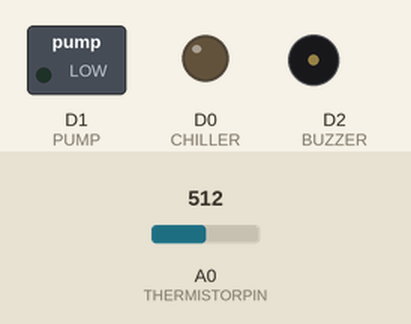
A sketch run on a simulated ESP8266 (NodeMCU). Shown: switched loads named in the sketch (green lamp = pin HIGH), output pins drawn as LEDs (lit = HIGH), buzzer (waves = sounding). The inputs (shaded band) are chosen by the test bench; at power-on: A0 (THERMISTORPIN) = 512. What the sketch prints to the serial monitor is not drawn.

Above: at 0.8 s.
At 9.5 s:
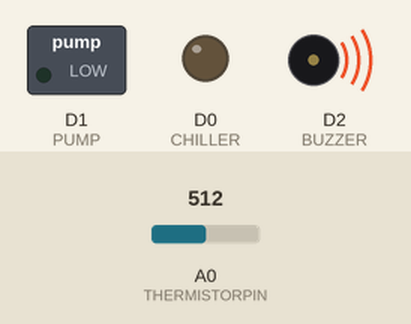
Timing chart, 0 to 12.0 s (numbered marks = the images above):
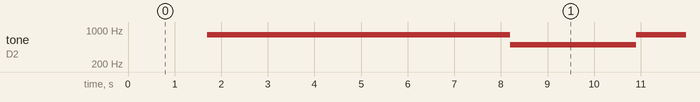

The sketch:

Axalotl_Chiller.ino
```cpp
//Goal is to keep water between 16 and 18 *C
//CONFIGURATION  - TWEAK THESE IF NEEDED
float temp_target = 16.00; //Degrees Celsius
float temp_delta = 1.00; //one degree C variation
float temp_alarm_threshold = 4;
//CODE, DONT CHANGE UNLESS YOU KNOW WHY AND HAVE TESTED RESULT BEFORE USING FOR LIVE ANIMALS
#define CHILLER D0
#define PUMP D1
#define BUZZER D2


// which analog pin to connect
#define THERMISTORPIN A0
// resistance at 25 degrees C
#define THERMISTORNOMINAL 100000
// temp. for nominal resistance (almost always 25 C)
#define TEMPERATURENOMINAL 25
// how many samples to take and average, more takes longer
// but is more 'smooth'
#define NUMSAMPLES 5
// The beta coefficient of the thermistor (usually 3000-4000)
#define BCOEFFICIENT 3950
// the value of the 'other' resistor
#define SERIESRESISTOR 100000


uint16_t samples[NUMSAMPLES];

void setup(void) {
  Serial.begin(9600);
  pinMode(CHILLER, OUTPUT);
  pinMode(PUMP, OUTPUT);
  pinMode(BUZZER,OUTPUT);
  //analogReference(EXTERNAL);
}

void loop(void) {
  float temp = getTemp();
  if(temp > temp_target){
    Serial.println("Too hot! Turning on Chiller and pump");
    digitalWrite(CHILLER, LOW);
    digitalWrite(PUMP, LOW);
    if(temp >= temp_alarm_threshold + temp_target){
      Serial.print("Red Alert! Temps way too high! Sound the alarm! Current temp: ");
      Serial.print(temp);
      Serial.println(" *C");
      Serial.println("  ");
      alarmHot();
    }

  }else{
    if(temp <= temp_alarm_threshold - temp_target){
      Serial.print("Blue Alert! Temps way too Low! Sound the alarm! Current temp: ");
      Serial.print(temp);
      Serial.println(" *C");
      Serial.println("  ");
      alarmCold();
    }
    Serial.println("Not too hot. Turning off Chiller and pump");
    digitalWrite(CHILLER, HIGH);
    digitalWrite(PUMP, HIGH);
  }
 delay(1000);
}

void alarmHot(){
  for(int i = 500;i <= 800;i++) //frequence loop from 200 to 800
  {
    tone(BUZZER,i); //turn the buzzer on
    delay(5); //wait for 5 milliseconds
  }
  delay(5000); //wait for 4 seconds on highest frequence
  for(int i = 800;i >= 500;i--)//frequence loop from 800 downto 200
  {
    tone(BUZZER,i);
    delay(5);
  }
}


void alarmCold(){
  for(int i = 200;i <= 800;i++) //frequence loop from 200 to 800
  {
    tone(BUZZER,i); //turn the buzzer on
    delay(2); //wait for 5 milliseconds
  }
  delay(500); //wait for 4 seconds on highest frequence
  for(int i = 800;i >= 200;i--)//frequence loop from 800 downto 200
  {
    tone(BUZZER,i);
    delay(2);
  }
  delay(5000); //wait for 4 seconds on highest frequence
}
bool isChillerOn(){
  return !digitalRead(CHILLER);
}
float getTemp(){
    uint8_t i;
  float average;

  // take N samples in a row, with a slight delay
  for (i=0; i< NUMSAMPLES; i++) {
   samples[i] = analogRead(THERMISTORPIN);
   delay(10);
  }

  // average all the samples out
  average = 0;
  for (i=0; i< NUMSAMPLES; i++) {
     average += samples[i];
  }
  average /= NUMSAMPLES;

  Serial.print("Average analog reading ");
  Serial.println(average);

  // convert the value to resistance
  average = 1023 / average - 1;
  average = SERIESRESISTOR / average;
  Serial.print("Thermistor resistance ");
  Serial.println(average);

  float steinhart;
  steinhart = average / THERMISTORNOMINAL;     // (R/Ro)
  steinhart = log(steinhart);                  // ln(R/Ro)
  steinhart /= BCOEFFICIENT;                   // 1/B * ln(R/Ro)
  steinhart += 1.0 / (TEMPERATURENOMINAL + 273.15); // + (1/To)
  steinhart = 1.0 / steinhart;                 // Invert
  steinhart -= 273.15;                         // convert to C

  Serial.print("Temperature ");
  Serial.print(steinhart);
  Serial.println(" *C");

  return steinhart;
 }
```

Measured:
- by itself, tone on D2 (BUZZER): alternates 800 Hz for 6.5 s and 500 Hz for 2.7 s
